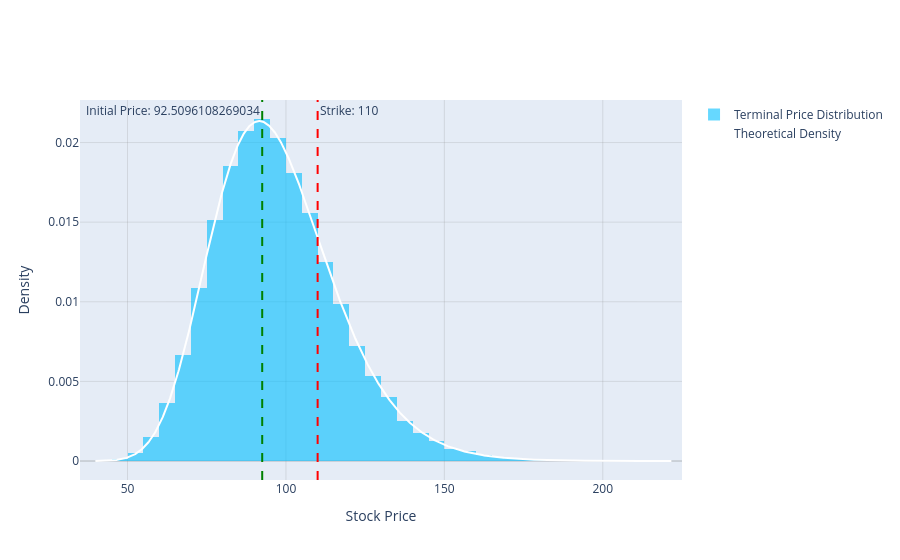

Notebook code for this chart:
### Code cell
from scipy.stats import norm
import plotly.graph_objects as go

# Parameters for option pricing
S0 = np.random.normal(100,10)  # Initial stock price
K = 110   # Strike price
r = 0.05  # Risk-free rate
sigma = 0.2  # Volatility
T = 1.0    # Time to maturity
n_samples = 100000  # Number of Monte Carlo samples

# Black-Scholes analytical price
d1 = (np.log(S0/K) + (r + sigma**2/2)*T) / (sigma*np.sqrt(T))
d2 = d1 - sigma*np.sqrt(T)
bs_call = S0*norm.cdf(d1) - K*np.exp(-r*T)*norm.cdf(d2)

# Monte Carlo price using terminal distribution
Z = np.random.normal(0, 1, n_samples)
ST = S0 * np.exp((r - 0.5*sigma**2)*T + sigma*np.sqrt(T)*Z)
payoffs = np.maximum(ST - K, 0)
mc_call = np.exp(-r*T) * np.mean(payoffs)

# Calculate 95% confidence interval for MC
std_error = np.std(payoffs) / np.sqrt(n_samples)
ci_lower = np.exp(-r*T) * (np.mean(payoffs) - 1.96 * std_error)
ci_upper = np.exp(-r*T) * (np.mean(payoffs) + 1.96 * std_error)

print(f"Black-Scholes Call Price: ${bs_call:.2f}")
print(f"Monte Carlo Call Price: ${mc_call:.2f}")
print(f"95% CI: (${ci_lower:.2f}, ${ci_upper:.2f})")

# Create histogram of terminal prices
fig = go.Figure()

fig.add_trace(go.Histogram(
    x=ST,
    nbinsx=50,
    name='Terminal Price Distribution',
    marker_color='rgba(0, 191, 255, 0.6)',
    histnorm='probability density'
))

# Add vertical lines for important prices
fig.add_vline(
    x=K,
    line_dash="dash",
    line_color="red",
    annotation_text=f"Strike: {K}",
    annotation_position="top right"
)

fig.add_vline(
    x=S0,
    line_dash="dash",
    line_color="green",
    annotation_text=f"Initial Price: {S0}",
    annotation_position="top left"
)

# Add theoretical lognormal density
x = np.linspace(max(0, min(ST)), max(ST), 1000)
pdf = np.exp(-(np.log(x) - (np.log(S0) + (r - 0.5*sigma**2)*T))**2 / (2*sigma**2*T)) / (x*sigma*np.sqrt(2*np.pi*T))

fig.add_trace(go.Scatter(
    x=x,
    y=pdf,
    mode='lines',
    name='Theoretical Density',
    line=dict(color='white', width=2)
))



fig.update_xaxes(
    title_text='Stock Price',
    showgrid=True,
    gridwidth=1,
    gridcolor='rgba(128,128,128,0.2)',
    zeroline=True,
    zerolinewidth=1,
    zerolinecolor='rgba(128,128,128,0.5)'
)

fig.update_yaxes(
    title_text='Density',
    showgrid=True,
    gridwidth=1,
    gridcolor='rgba(128,128,128,0.2)',
    zeroline=True,
    zerolinewidth=1,
    zerolinecolor='rgba(128,128,128,0.5)'
)

fig.show()

### Figure 1 — Plotly figure (JSON) as saved in the notebook; plotly's stock layout.template omitted (floating-point values rounded to 4 significant figures; data arrays with more than 128 entries replaced by an {"elided": "..."} marker saying what was removed)
{"data": [{"histnorm": "probability density", "marker": {"color": "rgba(0, 191, 255, 0.6)"}, "name": "Terminal Price Distribution", "nbinsx": 50, "type": "histogram", "x": {"elided": "100000 float values"}}, {"line": {"color": "white", "width": 2}, "mode": "lines", "name": "Theoretical Density", "type": "scatter", "x": {"elided": "1000 float values"}, "y": {"elided": "1000 float values"}}], "layout": {"annotations": [{"showarrow": false, "text": "Strike: 110", "x": 110, "xanchor": "left", "xref": "x", "y": 1, "yanchor": "top", "yref": "y domain"}, {"showarrow": false, "text": "Initial Price: 92.5096108269034", "x": 92.51, "xanchor": "right", "xref": "x", "y": 1, "yanchor": "top", "yref": "y domain"}], "autosize": true, "shapes": [{"line": {"color": "red", "dash": "dash"}, "type": "line", "x0": 110, "x1": 110, "xref": "x", "y0": 0, "y1": 1, "yref": "y domain"}, {"line": {"color": "green", "dash": "dash"}, "type": "line", "x0": 92.51, "x1": 92.51, "xref": "x", "y0": 0, "y1": 1, "yref": "y domain"}], "xaxis": {"autorange": true, "gridcolor": "rgba(128,128,128,0.2)", "gridwidth": 1, "range": [35, 225], "showgrid": true, "title": {"text": "Stock Price"}, "type": "linear", "zeroline": true, "zerolinecolor": "rgba(128,128,128,0.5)", "zerolinewidth": 1}, "yaxis": {"autorange": true, "gridcolor": "rgba(128,128,128,0.2)", "gridwidth": 1, "range": [-0.001192, 0.02267], "showgrid": true, "title": {"text": "Density"}, "type": "linear", "zeroline": true, "zerolinecolor": "rgba(128,128,128,0.5)", "zerolinewidth": 1}}}
